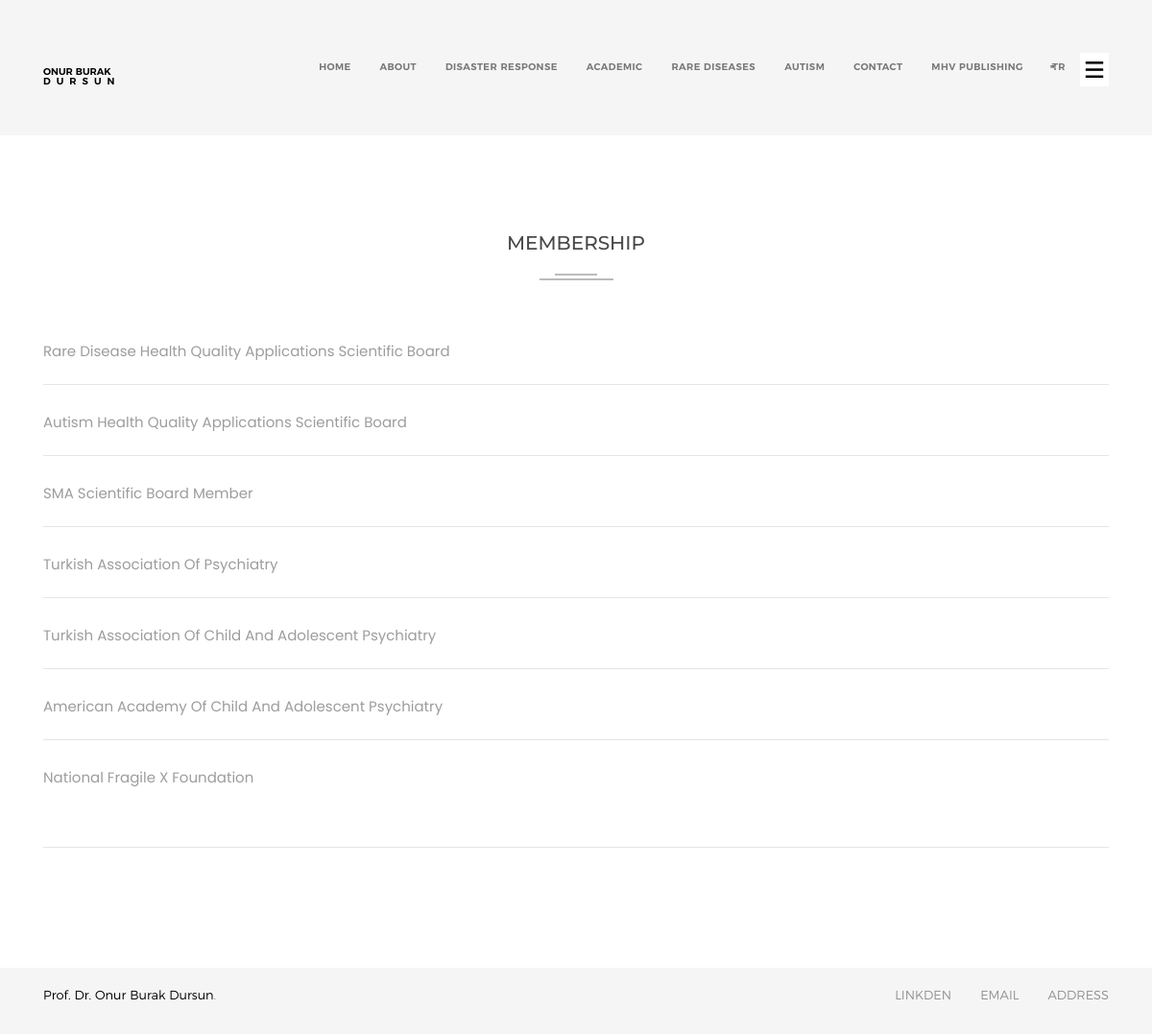
Page /membership/ on the committed database.
### publish/models.py (models this page shows, shortened)
class Membership(models.Model):
    description = RichTextField(blank=True, null=True)

### publish/views.py (the view)
# urls.py: path('membership/', membership, name='membership'),
def membership(request):
    context = {
        'memberships': Membership.objects.all()
    }
    return render(request, 'Service/membership.html', context)

### templates/Service/membership.html
{% extends 'Home/base.html' %}
{% load static %}
{% block content %}
    <div class="portfolio-details-area light-bg section-padding">
    <div class="row">
        <div class="col-xs-12">
            <div class="section-title text-center mb-60">
                <h2 class="mb-20">Membership</h2>
                <div class="horizontal-line">
                    <div class="top"></div>
                    <div class="bottom"></div>
                </div>
            </div>
        </div>
    </div>
        {% for member in memberships %}
            <div class="container">
                <div class="row">
                    <div class="col-xs-12 col-sm-12">
                        <div class="portfolio-description single-post text-justify">
                            <h3 class=" montserrat weight-medium capitalize">{{ member.description|safe }}</h3>
                        </div>
                    </div>
                </div>
                <hr/>
                <br>
            </div>
        {% endfor %}
    </div>
{% endblock %}

### static/assets/css/style.css (style rules this page uses)
body { font-family: 'Poppins', sans-serif; font-size: 14px; line-height: 24px; font-weight: 400; color: #a1a1a1; background-color: #fff; overflow-x: hidden; -webkit-text-size-adjust: 100%; -webkit-overflow-scrolling: touch; -webkit-font-smoothing: antialiased; }
html { font-family: 'Poppins', sans-serif; }
html, body { width: 100%; height: 100%; }
p { font-family: 'Poppins', sans-serif; color: #767676; font-size: 14px; line-height: 24px; font-weight: 400; margin: 0; }
h1, h2, h3, h4, h5, h6 { font-family: 'montserratsemibold'; font-weight: 400; color: #4f4f4f; margin: 0 0 15px; text-transform:uppercase; }
h2 { font-size: 32px; color: #484848; font-family: 'Montserrat', sans-serif; font-weight: 700; }
h3 { font-size: 24px; }
.section-padding { padding: 100px 0; }
.capitalize { text-transform: capitalize; }
.mb-20 { margin-bottom: 20px; }
.mb-60 { margin-bottom: 60px; }
.montserrat { font-family: 'Montserrat', sans-serif; }
.weight-medium { font-weight: 500; }
.light-bg { background: #ffffff none repeat scroll 0 0; }
@media only screen and (min-width: 1200px) { .container { width: 1170px; } }
.container .row, .container-fluid .row { margin-bottom: 0; }
.container .row { margin-right: -15px; margin-left: -15px; }
.horizontal-line div { background: #bcbcbc none repeat scroll 0 0; height: 2px; margin: 0 auto; width: 77px; }
.horizontal-line div.top { margin-bottom: 3px; width: 44px; }
.section-title h2 { color: #494949; }
.single-post h3 { color: #5e5e5e; }
.single-post p { color: #9d9d9d; font-size: 15px; line-height: 28px; }

### rows in the picture
Membership: description "Rare Disease Health Quality Applications Scientific Board"
Membership: description "Autism Health Quality Applications Scientific Board"
Membership: description "SMA Scientific Board Member"
Membership: description "Turkish Association Of Psychiatry"
Membership: description "Turkish Association Of Child And Adolescent Psychiatry"
Membership: description "American Academy Of Child And Adolescent Psychiatry"
Membership: description "National Fragile X Foundation"
